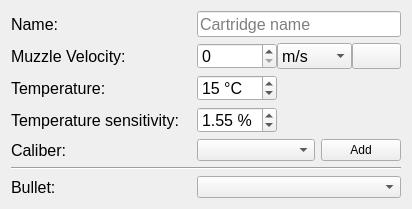
<?xml version="1.0" encoding="UTF-8"?>
<ui version="4.0">
 <class>catalogCartridge</class>
 <widget class="QWidget" name="catalogCartridge">
  <property name="geometry">
   <rect>
    <x>0</x>
    <y>0</y>
    <width>412</width>
    <height>209</height>
   </rect>
  </property>
  <property name="minimumSize">
   <size>
    <width>412</width>
    <height>209</height>
   </size>
  </property>
  <property name="maximumSize">
   <size>
    <width>16777215</width>
    <height>209</height>
   </size>
  </property>
  <property name="windowTitle">
   <string>Form</string>
  </property>
  <layout class="QGridLayout" name="gridLayout">
   <item row="6" column="0">
    <widget class="QLabel" name="label_73">
     <property name="sizePolicy">
      <sizepolicy hsizetype="Preferred" vsizetype="Expanding">
       <horstretch>0</horstretch>
       <verstretch>0</verstretch>
      </sizepolicy>
     </property>
     <property name="minimumSize">
      <size>
       <width>180</width>
       <height>0</height>
      </size>
     </property>
     <property name="font">
      <font>
       <pointsize>12</pointsize>
      </font>
     </property>
     <property name="text">
      <string>Bullet:</string>
     </property>
    </widget>
   </item>
   <item row="0" column="0">
    <widget class="QLabel" name="label_75">
     <property name="sizePolicy">
      <sizepolicy hsizetype="Fixed" vsizetype="Expanding">
       <horstretch>0</horstretch>
       <verstretch>0</verstretch>
      </sizepolicy>
     </property>
     <property name="minimumSize">
      <size>
       <width>180</width>
       <height>0</height>
      </size>
     </property>
     <property name="maximumSize">
      <size>
       <width>16777215</width>
       <height>16777215</height>
      </size>
     </property>
     <property name="font">
      <font>
       <pointsize>12</pointsize>
      </font>
     </property>
     <property name="text">
      <string>Name:</string>
     </property>
    </widget>
   </item>
   <item row="2" column="1">
    <widget class="QSpinBox" name="temp">
     <property name="sizePolicy">
      <sizepolicy hsizetype="Minimum" vsizetype="Expanding">
       <horstretch>0</horstretch>
       <verstretch>0</verstretch>
      </sizepolicy>
     </property>
     <property name="minimumSize">
      <size>
       <width>80</width>
       <height>0</height>
      </size>
     </property>
     <property name="maximumSize">
      <size>
       <width>80</width>
       <height>16777215</height>
      </size>
     </property>
     <property name="font">
      <font>
       <pointsize>12</pointsize>
      </font>
     </property>
     <property name="styleSheet">
      <string notr="true"/>
     </property>
     <property name="suffix">
      <string> °C</string>
     </property>
     <property name="value">
      <number>15</number>
     </property>
    </widget>
   </item>
   <item row="1" column="0">
    <widget class="QLabel" name="label_70">
     <property name="sizePolicy">
      <sizepolicy hsizetype="Fixed" vsizetype="Expanding">
       <horstretch>0</horstretch>
       <verstretch>0</verstretch>
      </sizepolicy>
     </property>
     <property name="minimumSize">
      <size>
       <width>180</width>
       <height>0</height>
      </size>
     </property>
     <property name="maximumSize">
      <size>
       <width>16777215</width>
       <height>16777215</height>
      </size>
     </property>
     <property name="font">
      <font>
       <pointsize>12</pointsize>
      </font>
     </property>
     <property name="text">
      <string>Muzzle Velocity:</string>
     </property>
    </widget>
   </item>
   <item row="2" column="0">
    <widget class="QLabel" name="label_71">
     <property name="sizePolicy">
      <sizepolicy hsizetype="Fixed" vsizetype="Expanding">
       <horstretch>0</horstretch>
       <verstretch>0</verstretch>
      </sizepolicy>
     </property>
     <property name="minimumSize">
      <size>
       <width>180</width>
       <height>0</height>
      </size>
     </property>
     <property name="maximumSize">
      <size>
       <width>16777215</width>
       <height>16777215</height>
      </size>
     </property>
     <property name="font">
      <font>
       <pointsize>12</pointsize>
      </font>
     </property>
     <property name="text">
      <string>Temperature:</string>
     </property>
    </widget>
   </item>
   <item row="3" column="0">
    <widget class="QLabel" name="label_72">
     <property name="sizePolicy">
      <sizepolicy hsizetype="Preferred" vsizetype="Expanding">
       <horstretch>0</horstretch>
       <verstretch>0</verstretch>
      </sizepolicy>
     </property>
     <property name="minimumSize">
      <size>
       <width>180</width>
       <height>0</height>
      </size>
     </property>
     <property name="font">
      <font>
       <pointsize>12</pointsize>
      </font>
     </property>
     <property name="text">
      <string>Temperature sensitivity:</string>
     </property>
    </widget>
   </item>
   <item row="4" column="0">
    <widget class="QLabel" name="label_74">
     <property name="sizePolicy">
      <sizepolicy hsizetype="Preferred" vsizetype="Expanding">
       <horstretch>0</horstretch>
       <verstretch>0</verstretch>
      </sizepolicy>
     </property>
     <property name="minimumSize">
      <size>
       <width>180</width>
       <height>0</height>
      </size>
     </property>
     <property name="font">
      <font>
       <pointsize>12</pointsize>
      </font>
     </property>
     <property name="text">
      <string>Caliber:</string>
     </property>
    </widget>
   </item>
   <item row="3" column="1">
    <widget class="QDoubleSpinBox" name="ts">
     <property name="sizePolicy">
      <sizepolicy hsizetype="Minimum" vsizetype="Expanding">
       <horstretch>0</horstretch>
       <verstretch>0</verstretch>
      </sizepolicy>
     </property>
     <property name="minimumSize">
      <size>
       <width>80</width>
       <height>0</height>
      </size>
     </property>
     <property name="maximumSize">
      <size>
       <width>80</width>
       <height>16777215</height>
      </size>
     </property>
     <property name="font">
      <font>
       <pointsize>12</pointsize>
      </font>
     </property>
     <property name="suffix">
      <string> %</string>
     </property>
     <property name="decimals">
      <number>2</number>
     </property>
     <property name="maximum">
      <double>100.000000000000000</double>
     </property>
     <property name="singleStep">
      <double>0.010000000000000</double>
     </property>
     <property name="value">
      <double>1.550000000000000</double>
     </property>
    </widget>
   </item>
   <item row="4" column="1">
    <widget class="QComboBox" name="caliber">
     <property name="sizePolicy">
      <sizepolicy hsizetype="Expanding" vsizetype="Expanding">
       <horstretch>0</horstretch>
       <verstretch>0</verstretch>
      </sizepolicy>
     </property>
    </widget>
   </item>
   <item row="4" column="2">
    <widget class="QPushButton" name="pushButton">
     <property name="sizePolicy">
      <sizepolicy hsizetype="Maximum" vsizetype="Preferred">
       <horstretch>0</horstretch>
       <verstretch>0</verstretch>
      </sizepolicy>
     </property>
     <property name="text">
      <string>Add</string>
     </property>
    </widget>
   </item>
   <item row="0" column="1" colspan="2">
    <widget class="QLineEdit" name="cartridgeName">
     <property name="sizePolicy">
      <sizepolicy hsizetype="Expanding" vsizetype="Expanding">
       <horstretch>0</horstretch>
       <verstretch>0</verstretch>
      </sizepolicy>
     </property>
     <property name="minimumSize">
      <size>
       <width>200</width>
       <height>0</height>
      </size>
     </property>
     <property name="sizeIncrement">
      <size>
       <width>0</width>
       <height>0</height>
      </size>
     </property>
     <property name="baseSize">
      <size>
       <width>0</width>
       <height>0</height>
      </size>
     </property>
     <property name="font">
      <font>
       <pointsize>12</pointsize>
      </font>
     </property>
     <property name="styleSheet">
      <string notr="true"/>
     </property>
     <property name="text">
      <string notr="true"/>
     </property>
     <property name="maxLength">
      <number>20</number>
     </property>
     <property name="frame">
      <bool>true</bool>
     </property>
     <property name="alignment">
      <set>Qt::AlignLeading|Qt::AlignLeft|Qt::AlignVCenter</set>
     </property>
     <property name="placeholderText">
      <string>Cartridge name</string>
     </property>
    </widget>
   </item>
   <item row="1" column="1" colspan="2">
    <widget class="QWidget" name="horizontalWidget_16" native="true">
     <layout class="QHBoxLayout" name="horizontalLayout_50">
      <property name="spacing">
       <number>0</number>
      </property>
      <property name="leftMargin">
       <number>0</number>
      </property>
      <property name="topMargin">
       <number>0</number>
      </property>
      <property name="rightMargin">
       <number>0</number>
      </property>
      <property name="bottomMargin">
       <number>0</number>
      </property>
      <item>
       <widget class="QSpinBox" name="mv">
        <property name="sizePolicy">
         <sizepolicy hsizetype="Minimum" vsizetype="Expanding">
          <horstretch>0</horstretch>
          <verstretch>0</verstretch>
         </sizepolicy>
        </property>
        <property name="minimumSize">
         <size>
          <width>80</width>
          <height>0</height>
         </size>
        </property>
        <property name="maximumSize">
         <size>
          <width>80</width>
          <height>16777215</height>
         </size>
        </property>
        <property name="font">
         <font>
          <pointsize>12</pointsize>
         </font>
        </property>
        <property name="styleSheet">
         <string notr="true"/>
        </property>
        <property name="maximum">
         <number>10000</number>
        </property>
        <property name="value">
         <number>0</number>
        </property>
       </widget>
      </item>
      <item>
       <widget class="QComboBox" name="mvQuantity">
        <property name="sizePolicy">
         <sizepolicy hsizetype="Fixed" vsizetype="Expanding">
          <horstretch>0</horstretch>
          <verstretch>0</verstretch>
         </sizepolicy>
        </property>
        <property name="minimumSize">
         <size>
          <width>75</width>
          <height>0</height>
         </size>
        </property>
        <property name="font">
         <font>
          <pointsize>12</pointsize>
         </font>
        </property>
        <property name="styleSheet">
         <string notr="true"/>
        </property>
        <item>
         <property name="text">
          <string>m/s</string>
         </property>
        </item>
        <item>
         <property name="text">
          <string>fps</string>
         </property>
        </item>
       </widget>
      </item>
      <item>
       <widget class="QToolButton" name="mvSwitch">
        <property name="sizePolicy">
         <sizepolicy hsizetype="Expanding" vsizetype="Expanding">
          <horstretch>0</horstretch>
          <verstretch>0</verstretch>
         </sizepolicy>
        </property>
        <property name="font">
         <font>
          <pointsize>8</pointsize>
          <weight>75</weight>
          <italic>false</italic>
          <bold>true</bold>
          <underline>false</underline>
         </font>
        </property>
        <property name="toolTip">
         <string>&lt;font color=black&gt;Convert&lt;/font&gt;</string>
        </property>
        <property name="text">
         <string/>
        </property>
        <property name="icon">
         <iconset>
          <normaloff>../.rsrc/res/drawable/secondarybtn21a.png</normaloff>
          <disabledoff>../.rsrc/res/drawable/secondarybtn21b.png</disabledoff>../.rsrc/res/drawable/secondarybtn21a.png</iconset>
        </property>
        <property name="iconSize">
         <size>
          <width>16</width>
          <height>16</height>
         </size>
        </property>
       </widget>
      </item>
     </layout>
    </widget>
   </item>
   <item row="5" column="0" colspan="3">
    <widget class="Line" name="line">
     <property name="orientation">
      <enum>Qt::Horizontal</enum>
     </property>
    </widget>
   </item>
   <item row="6" column="1" colspan="2">
    <widget class="QComboBox" name="bullet">
     <property name="sizePolicy">
      <sizepolicy hsizetype="Preferred" vsizetype="Expanding">
       <horstretch>0</horstretch>
       <verstretch>0</verstretch>
      </sizepolicy>
     </property>
    </widget>
   </item>
  </layout>
 </widget>
 <resources>
  <include location="../.rsrc/res.qrc"/>
 </resources>
 <connections/>
</ui>
